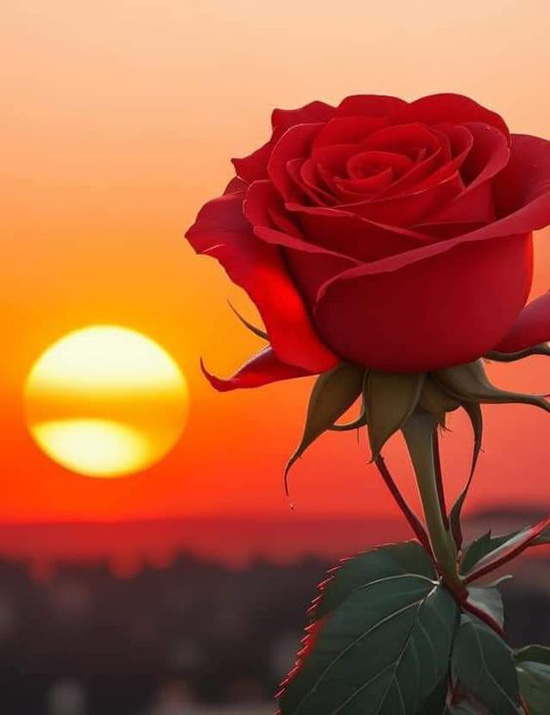
#> input picture img/hoahong.jpg, 550 x 715 px, found by its file name
$ jupyter execute 13.ipynb
#> lines starting #> are read from the running program, lines starting #| are printed output that depends on the picture
#> further down, image is the input picture: PIL image 550x715 RGB; mean R, G, B 172, 90.3, 60.2
[cell 1]
import numpy as np
from PIL import Image
import matplotlib.pyplot as plt

def histogram_equalization(image, nbr_bins=256):
    # Đảm bảo hình ảnh đầu vào là ảnh xám
#> called with nbr_bins = 256
    if image.mode != 'L':
        image = image.convert('L')
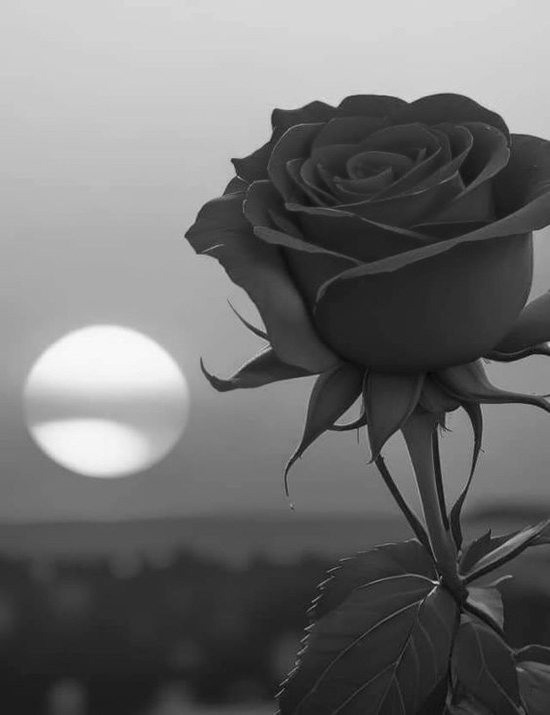
#> image: PIL image 550x715 L; min 6, max 250, mean 111.3

    # Chuyển đổi hình ảnh thành mảng NumPy
    image_array = np.array(image)

    # Tính toán histogram của ảnh
    histogram, bins = np.histogram(image_array, bins=nbr_bins, range=(0, 256), density=True)
#> histogram = 256 values, max 0.0251 at index 211, min 0 at index 0, mean 0.00391; bins = 257 values from 0 to 256

    # Tính toán hàm phân phối tích luỹ (CDF - Cumulative Distribution Function)
    cdf = histogram.cumsum()
#> cdf = 256 values from 0 to 1
    cdf = 255 * cdf / cdf[-1]
#> cdf = 256 values from 0 to 255

    # Lấy giá trị mới cho từng pixel dựa trên CDF
    image_equalized = np.interp(image_array, bins[:-1], cdf)
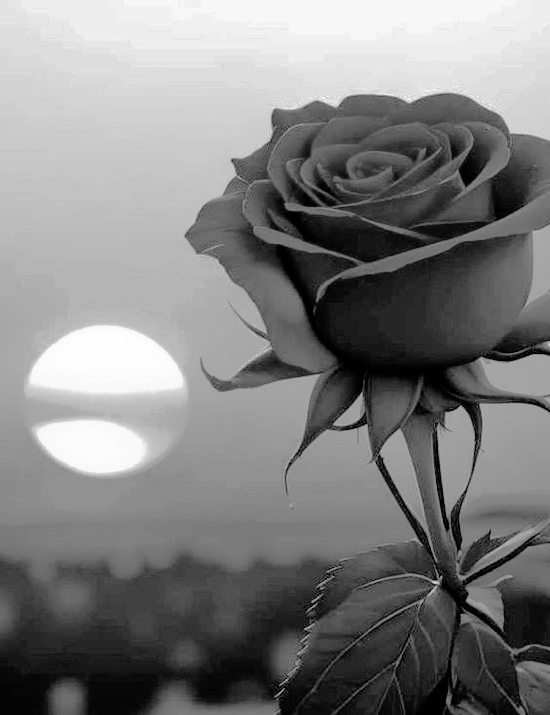
#> image_equalized: shape (715, 550) float64; min 0.0013, max 255, mean 128.7

    # Chuyển đổi mảng kết quả thành hình ảnh
    equalized_image = Image.fromarray(image_equalized.astype('uint8'))

    return equalized_image

[cell 2]
# Đọc hình ảnh từ tệp
my_path = 'C:/Users/Administrator/Documents/Hieu2024/ThiGiacMayTinh/BaiTapTGMT/img/hoahong.jpg'
image = Image.open(my_path)

# Áp dụng cân bằng lược đồ ảnh xám
equalized_image = histogram_equalization(image)

# Tạo một lưới 2x2 để hiển thị hình ảnh và biểu đồ
plt.figure(figsize=(15, 10))

# Hiển thị hình ảnh gốc
plt.subplot(2, 2, 1)
plt.imshow(image.convert("L"), cmap='gray')
plt.title('Hình ảnh gốc')

# Vẽ biểu đồ histogram của hình ảnh gốc
plt.subplot(2, 2, 2)
plt.hist(np.array(image.convert("L")).flatten(), bins=128)
plt.title('Biểu đồ Histogram - Hình ảnh gốc')

# Hiển thị hình ảnh đã cân bằng
plt.subplot(2, 2, 3)
plt.imshow(equalized_image, cmap='gray')
plt.title('Hình ảnh đã cân bằng')

# Vẽ biểu đồ histogram của hình ảnh đã cân bằng
plt.subplot(2, 2, 4)
plt.hist(np.array(equalized_image).flatten(), bins=128)
plt.title('Biểu đồ Histogram - Hình ảnh đã cân bằng')

plt.show()
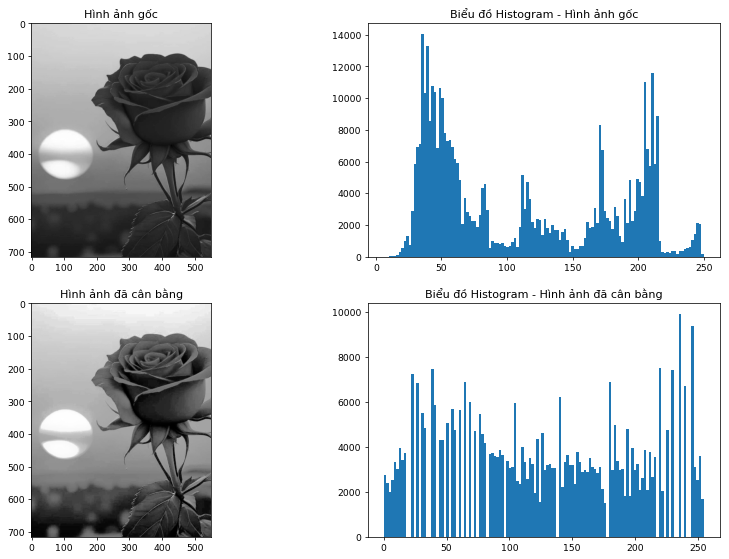
#> figure drawn by matplotlib, 4 panels; panel 2: tallest bar 14016 high, from x = 34.59 to 36.5; panel 4: tallest bar 9872 high, from x = 235.1 to 237.1

$ run again, with img/new_jpeg2.JPG copied over img/hoahong.jpg
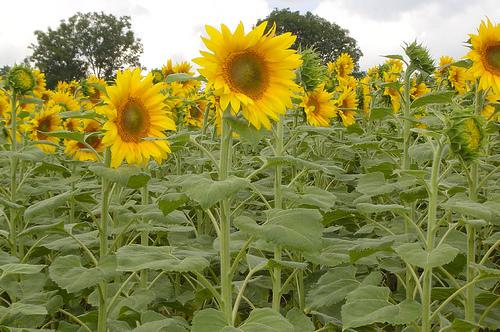
#> input picture img/new_jpeg2.JPG, 500 x 332 px, found by its file name
#> image is the input picture: PIL image 500x332 RGB; mean R, G, B 139.3, 139.1, 74.7
#> in histogram_equalization, `image = image.convert('L')`:
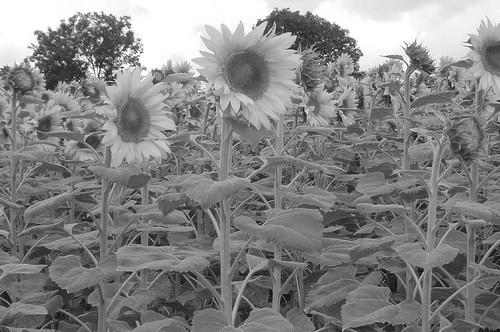
#> image: PIL image 500x332 L; min 4, max 255, mean 131.8
#> histogram = 256 values, max 0.0394 at index 255, min 0 at index 0, mean 0.00391; bins = 257 values from 0 to 256
#> in histogram_equalization, `cdf = histogram.cumsum()`: cdf = 256 values from 0 to 1
#> in histogram_equalization, `cdf = 255 * cdf / cdf[-1]`: cdf = 256 values from 0 to 255
#> `plt.show()`:
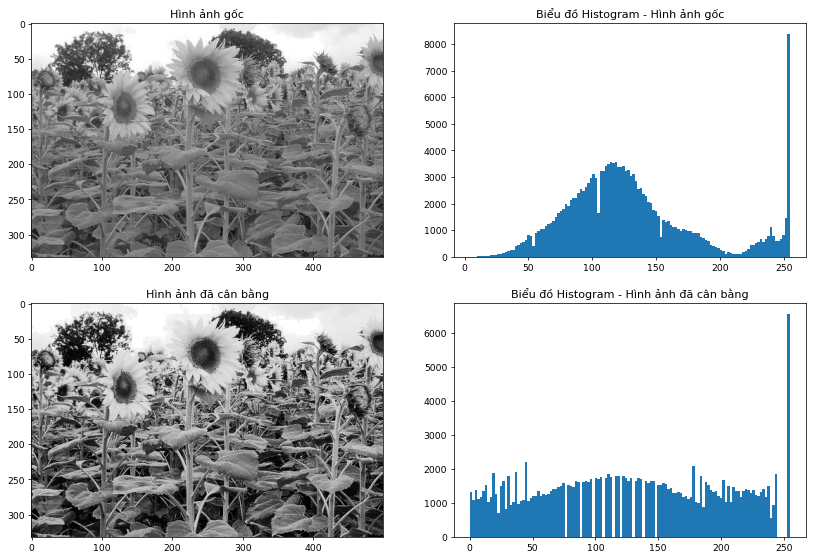
#> figure drawn by matplotlib, 4 panels; panel 2: tallest bar 8368 high, from x = 253 to 255; panel 4: tallest bar 6537 high, from x = 253 to 255
